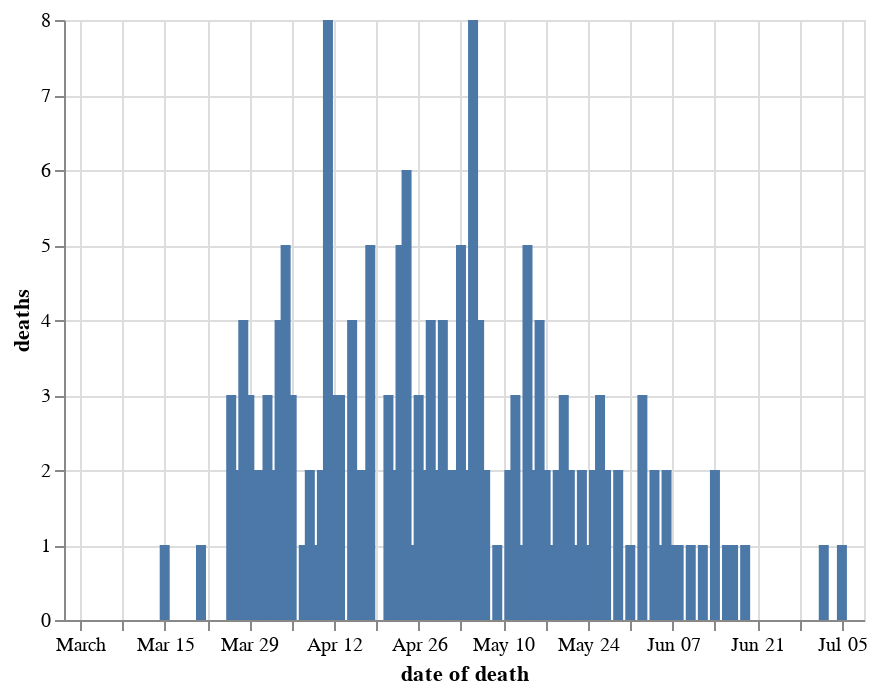

Here is the notebook cell this chart was saved with:
### Markdown cell above
## Deaths on date died Shropshire

### Code cell
chart_dodds = chart_doddbt.copy()
chart_dodds = chart_dodds[chart_dodds.code.isin(trustcodes_shropshirestar)]
chart_dodds = chart_dodds.groupby(['date of death'], as_index=False)['deaths'].sum()
alt.Chart(chart_dodds).mark_bar().encode(
    x='date of death',
    y='deaths'
)

### Figure 1 — Vega-Lite specification as saved in the notebook (floating-point values rounded to 4 significant figures; data arrays with more than 128 entries replaced by an {"elided": "..."} marker saying what was removed)
{"config": {"view": {"continuousWidth": 400, "continuousHeight": 300}}, "data": {"name": "data-97978b4721b2fbe16438aebc4a4bf7d7"}, "mark": "bar", "encoding": {"x": {"type": "temporal", "field": "date of death"}, "y": {"type": "quantitative", "field": "deaths"}}, "$schema": "https://vega.github.io/schema/vega-lite/v4.8.1.json", "datasets": {"data-97978b4721b2fbe16438aebc4a4bf7d7": {"elided": "130 records"}}}
